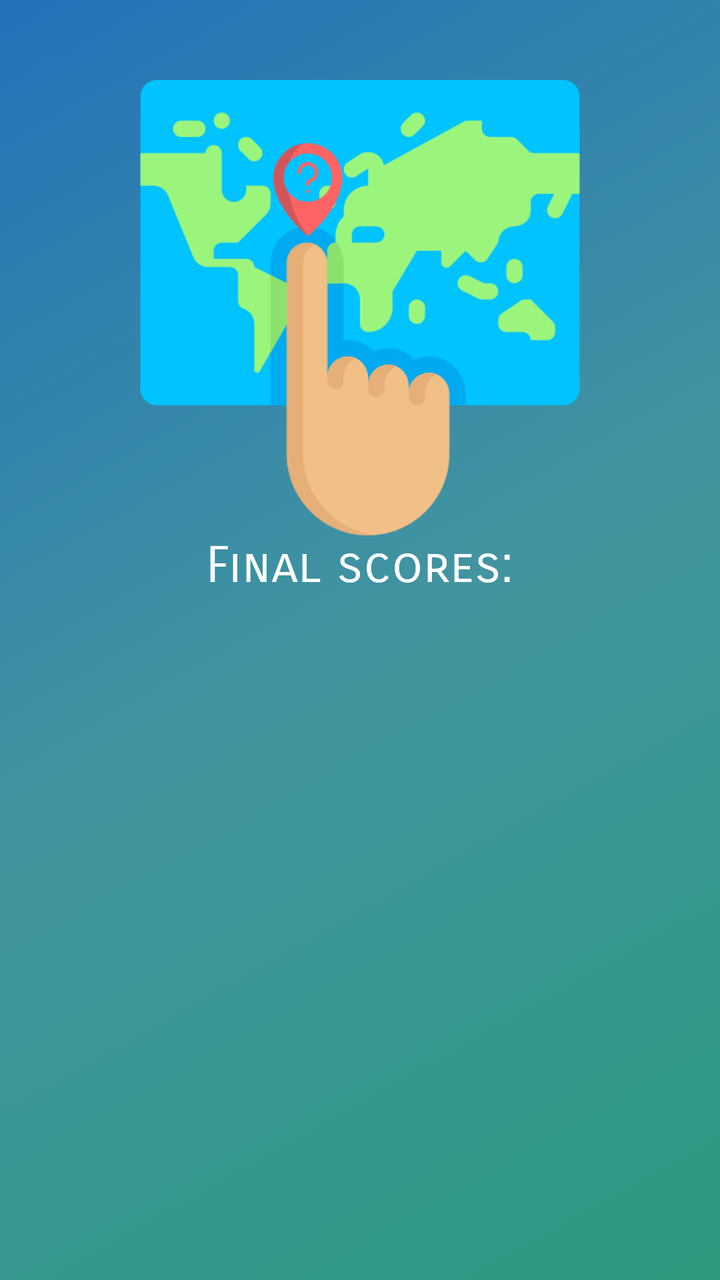
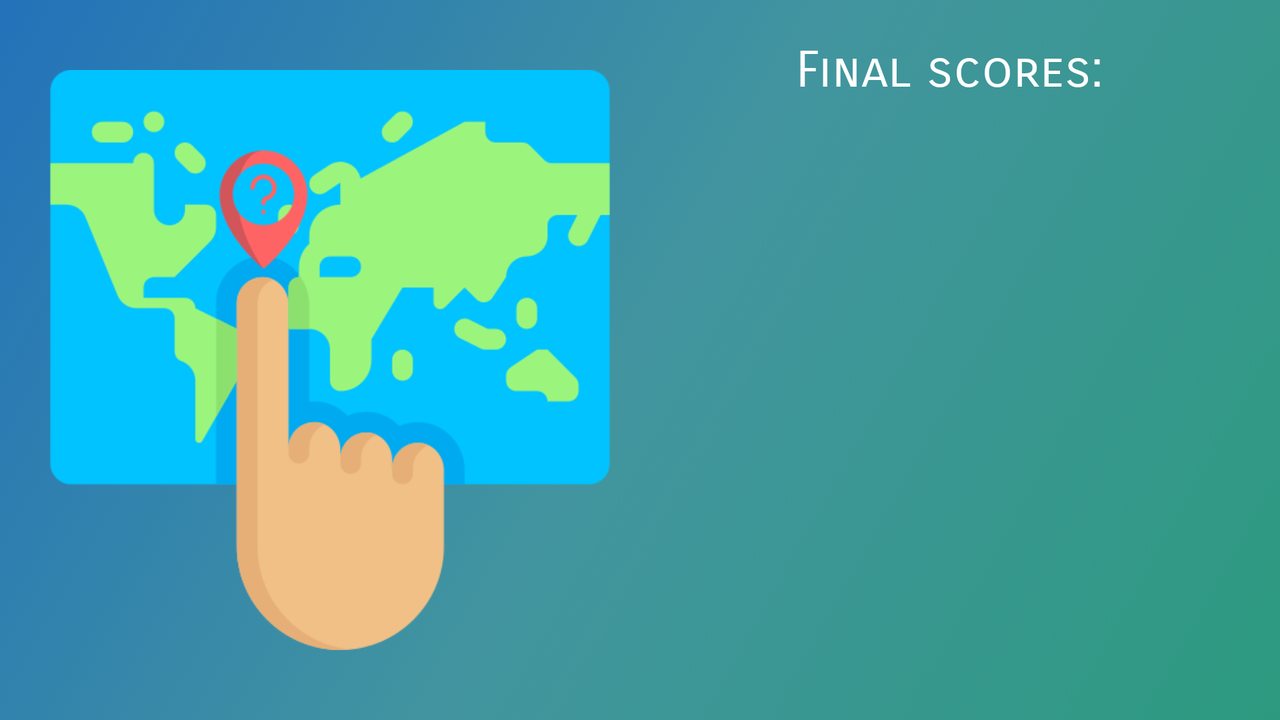

Compare how this app lays out the same screen by default and in its alternative resource folder. The renders come first, then the two layout files and the values they reference.
<!-- AndroidManifest.xml: application theme AppTheme -->
<!-- res/layout/activity_score_mp.xml -->
<?xml version="1.0" encoding="utf-8"?>
<LinearLayout xmlns:android="http://schemas.android.com/apk/res/android"
    xmlns:tools="http://schemas.android.com/tools"
    android:layout_width="match_parent"
    android:layout_height="match_parent"
    tools:context="com.example.trm.placeyourguess.ScoreMPActivity"
    android:orientation="vertical"
    android:background="@drawable/background"
    android:weightSum="1"
    android:gravity="center"
    android:layout_gravity="center">

    <ImageView
        android:id="@+id/iv_logo"
        android:layout_width="wrap_content"
        android:layout_height="0dp"
        android:layout_weight=".4"
        android:src="@drawable/logo"
        android:layout_marginTop="40dp"/>

    <TextView
        android:layout_width="wrap_content"
        android:layout_height="wrap_content"
        android:textSize="25sp"
        android:text="@string/final_scores"
        android:fontFamily="sans-serif-smallcaps"
        android:layout_gravity="center"
        android:textColor="#fff"/>

    <ListView
        android:layout_width="match_parent"
        android:layout_height="0dp"
        android:id="@+id/lv_scoreList"
        android:layout_weight=".6"/>

</LinearLayout>
<!-- resources referenced by this layout -->
<resources>
  <!-- drawable background (drawable) -->
  <?xml version="1.0" encoding="utf-8"?>
  <selector xmlns:android="http://schemas.android.com/apk/res/android">
      <item>
          <shape>
              <gradient
                  android:startColor="#ff2d9a7f"
                  android:centerColor="#ff42959f"
                  android:endColor="#ff2372ba"
                  android:angle="135"/>
          </shape>
      </item>
  </selector>
  <!-- drawable logo: png bitmap (drawable, 45164 bytes) -->
  <string name="final_scores">Final scores:</string>
  <style name="AppTheme" parent="Theme.AppCompat.Light.DarkActionBar">
          
          <item name="colorPrimary">@color/colorPrimary</item>
          <item name="colorPrimaryDark">@color/colorPrimaryDark</item>
          <item name="colorAccent">@color/colorAccent</item>
          <item name="windowNoTitle">true</item>
          <item name="windowActionBar">false</item>
      </style>
</resources>
<!-- res/layout-land/activity_score_mp.xml (the author's variant of the layout above) -->
<!-- drawn on the phone turned sideways -->
<?xml version="1.0" encoding="utf-8"?>
<LinearLayout xmlns:android="http://schemas.android.com/apk/res/android"
    android:orientation="horizontal"
    android:layout_width="match_parent"
    android:layout_height="match_parent"
    android:weightSum="1"
    android:gravity="center"
    android:background="@drawable/background">

    <LinearLayout
        android:layout_width="0dp"
        android:layout_height="match_parent"
        android:orientation="vertical"
        android:layout_weight=".5"
        android:gravity="center"
        android:layout_marginTop="20dp"
        android:layout_marginBottom="20dp"
        android:layout_marginLeft="20dp">

        <ImageView
            android:id="@+id/iv_logo"
            android:layout_width="wrap_content"
            android:layout_height="0dp"
            android:layout_weight=".4"
            android:src="@drawable/logo"
            />

    </LinearLayout>

    <LinearLayout
        android:layout_width="0dp"
        android:layout_height="match_parent"
        android:orientation="vertical"
        android:layout_weight=".5"
        android:gravity="center"
        android:layout_margin="20dp">

        <TextView
            android:layout_width="wrap_content"
            android:layout_height="wrap_content"
            android:textSize="25sp"
            android:text="@string/final_scores"
            android:fontFamily="sans-serif-smallcaps"
            android:layout_gravity="center"
            android:textColor="#fff"/>

        <ListView
            android:layout_width="match_parent"
            android:layout_height="0dp"
            android:id="@+id/lv_scoreList"
            android:layout_weight=".6"/>

    </LinearLayout>

</LinearLayout>
